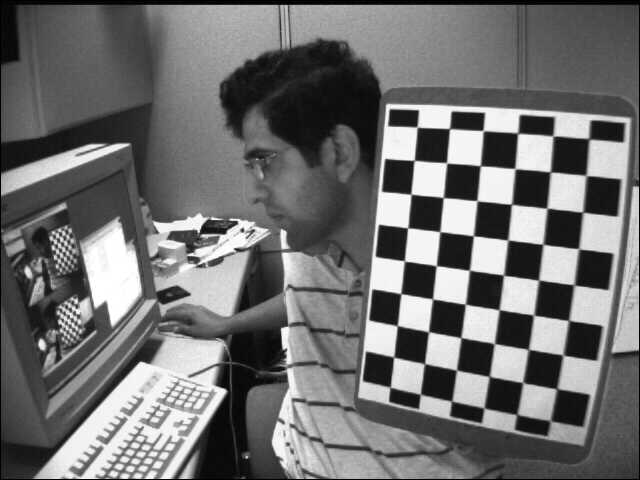
#> input picture section9#MathLinear/Python/left06.jpg, 640 x 480 px
$ python linear.py left06.jpg
#> lines starting #> are read from the running program, lines starting #| are printed output that depends on the picture
#!/usr/bin/env python
# -*- coding: utf-8 -*-
# author：lowkeyway time:7/16/2019

import sys
import numpy as np
import cv2 as cv

def showImgPara(img):
    print("Sizeof img is: " + str(img.size))
    print("rows x cols is: " + str(np.size(img, 0)) + " x " + str(np.size(img, 1)))
    print("dimension is: ", img.ndim)
    print("dtype is: ", img.dtype)
    print("itemsize is: ", img.itemsize)
    print("shape is(rows, cols, depth): ", img.shape)

def linear(picName, a, b):
    #####################   Original Picture    #####################
#> called with picName = 'left06.jpg', a = -1, b = 0
    imgOri = cv.imread(picName)
#> imgOri is the input picture: shape (480, 640, 3); min 0, max 255, mean 111.6
    cv.namedWindow("imgOri")
    cv.imshow("imgOri", imgOri)
    showImgPara(imgOri)
#| Sizeof img is: 921600
#| rows x cols is: 480 x 640
#| dimension is:  3
#| dtype is:  uint8
#| itemsize is:  1
#| shape is(rows, cols, depth):  (480, 640, 3)

    #####################   Output Picture    #####################
    imgOut = np.zeros(imgOri.shape, imgOri.dtype)

    if(a >= 0):
        imgOut = a * imgOri + b
    else:
        imgOut = 255 - (-a)*imgOri + b
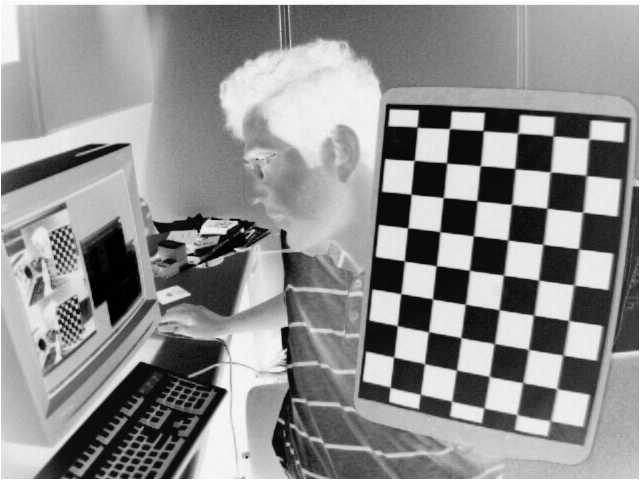
#> imgOut: shape (480, 640, 3); min 0, max 255, mean 143.4

    cv.namedWindow("imgOut")
    cv.imshow("imgOut", imgOut)


def main_func(argv):
    linear("left06.jpg", -1, 0)
    cv.waitKey(0)

if __name__ == '__main__':
    main_func(sys.argv)
